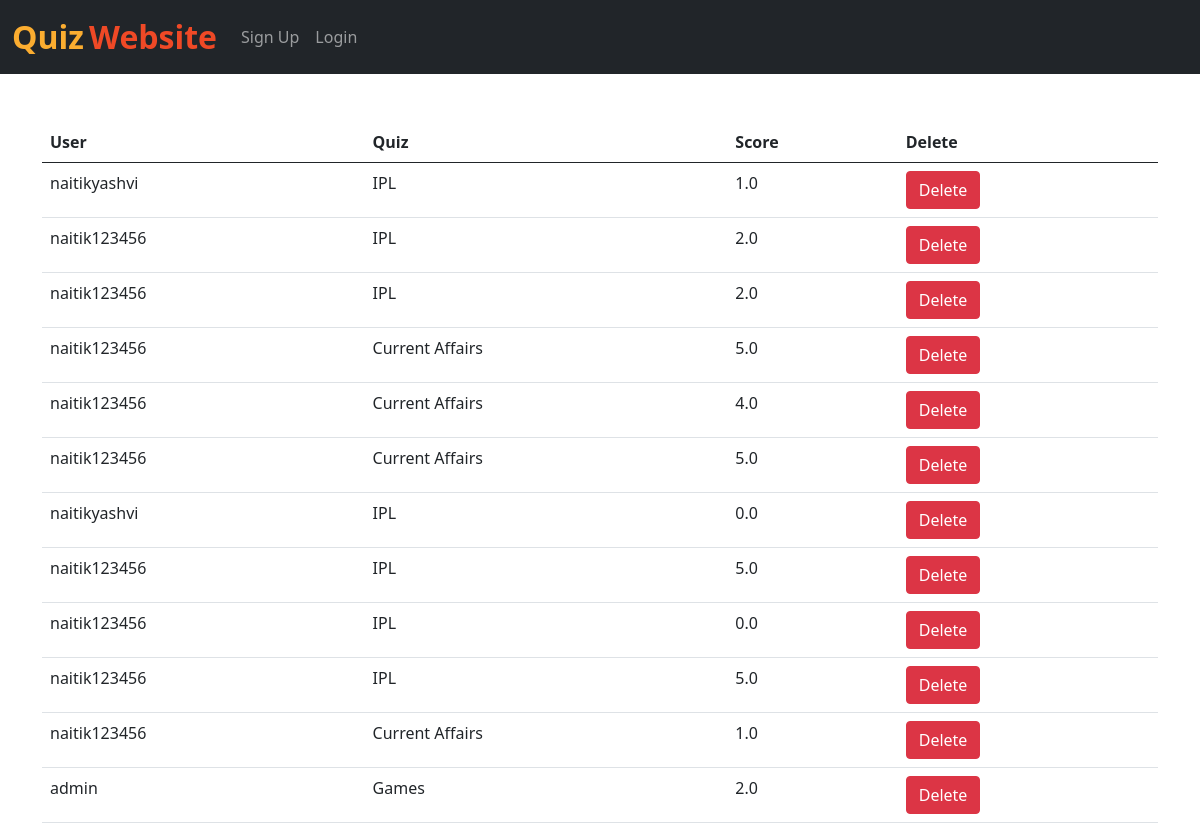
/results/, run on an earlier commit of the app's database.
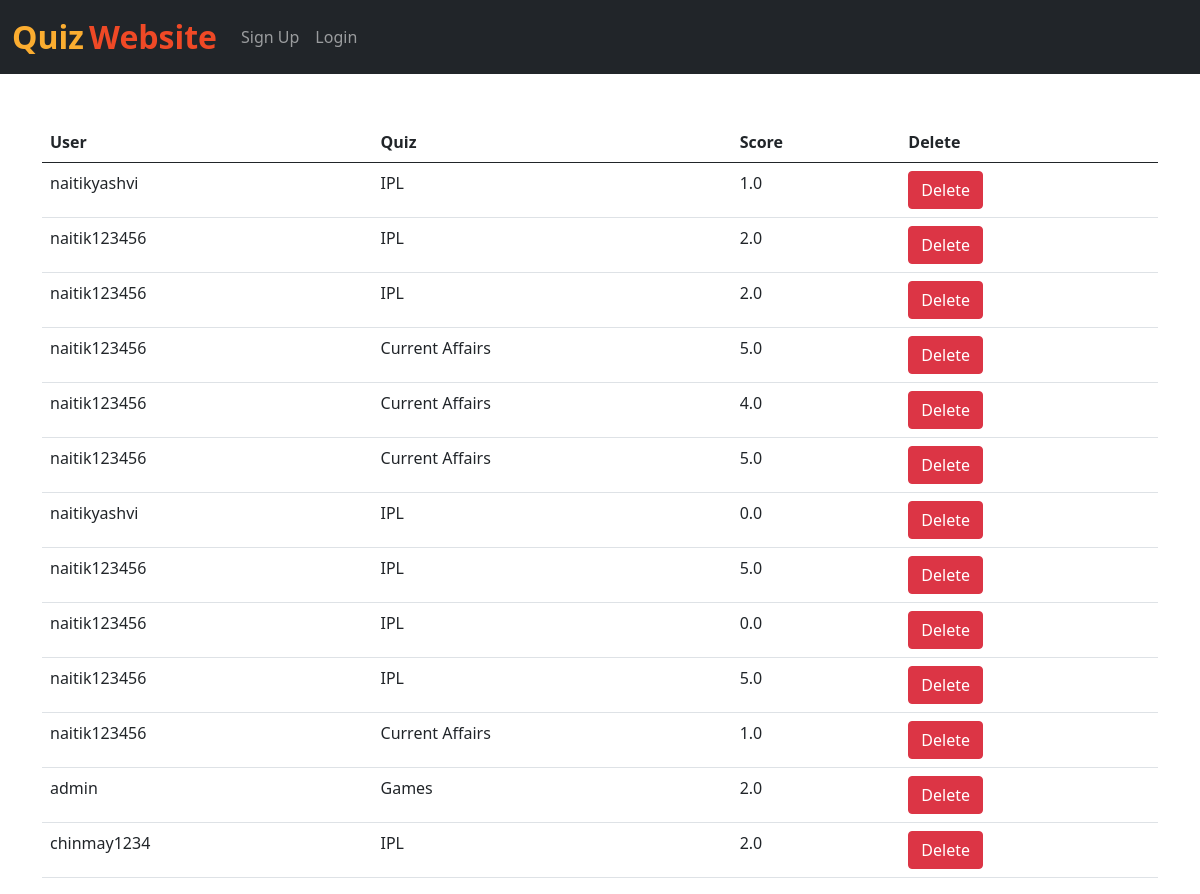
And on a later commit of the database.
### home/models.py (models this page shows, shortened)
class Marks_Of_User(models.Model):
    quiz = models.ForeignKey(Quiz, on_delete=models.CASCADE)
    user = models.ForeignKey(User, on_delete=models.CASCADE)
    score = models.FloatField()

class Quiz(models.Model):
    name = models.CharField(max_length=50)
    desc = models.CharField(max_length=500)
    number_of_questions = models.IntegerField(default=1)
    time = models.IntegerField(help_text="Duration of the quiz in seconds", default="1")
    def __str__(self):
        return self.name

### home/views.py (the view)
# urls.py: path('results/', views.results, name='results'),
def results(request):
    marks = Marks_Of_User.objects.all()
    return render(request, "results.html", {'marks':marks})

### home/templates/results.html (shortened to what this page needs)
{% extends 'base.html' %}
{% block body %}
<div class="container mt-4">
      <br>
      <table class="table">
        <thead>
          <tr>
            <th>User</th>
            <th>Quiz</th>
            <th>Score</th>
            <th>Delete</th>
          </tr>
        </thead>
{% for mark in marks %}
<tr>
  <td>{{mark.user}}</td>
  <td>{{mark.quiz}}</td>
  <td>{{mark.score}}</td>
  <td><a href="/delete_result/{{mark.id}}/" class="btn btn-danger">Delete</a></td>
</tr>
{% endfor %}
</table>
</div>
{% endblock %}

What changed in the data, as far as the page shows it:
added Marks_Of_User: user "chinmay1234", quiz "IPL", score "2.0"
